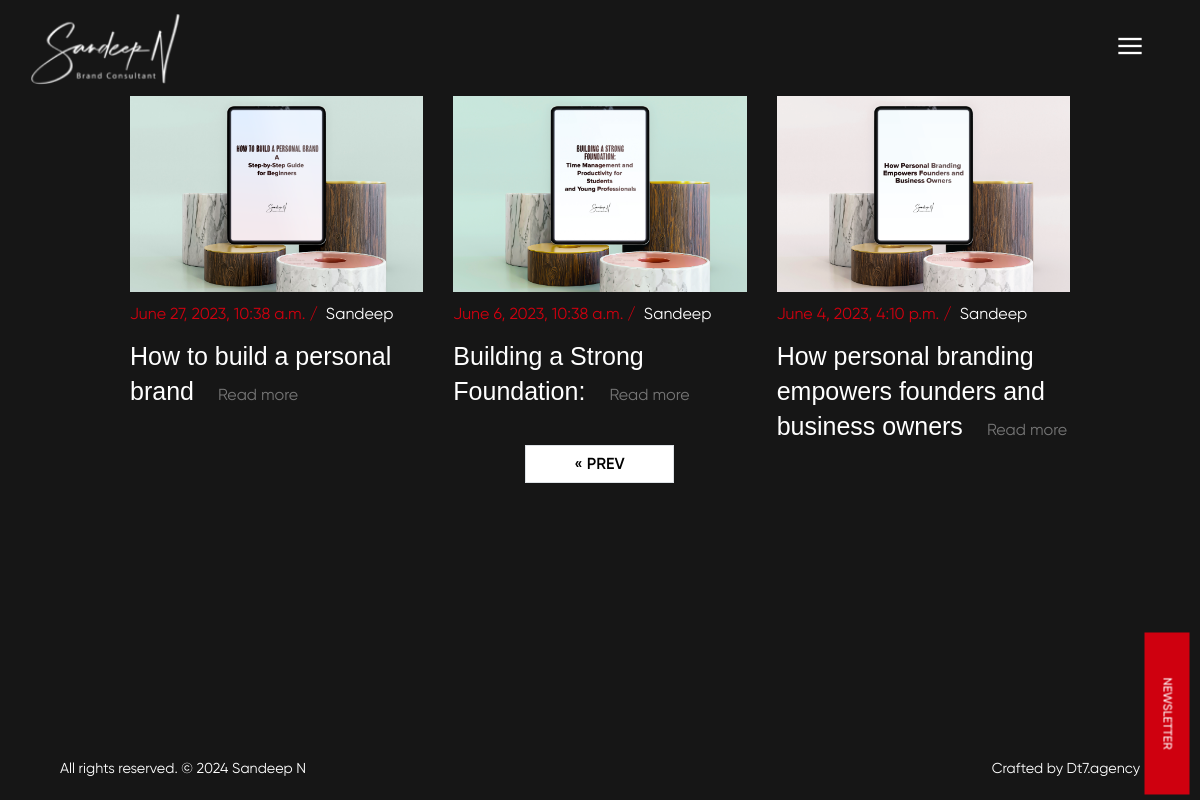
Screenshot of /blog-grid/?page=2 with the database file from the repository.
### app/models.py (models this page shows, shortened)
class Blog(models.Model):
    category = models.ForeignKey(Category,on_delete=models.CASCADE, null=True)
    Title = models.CharField(max_length=500,default=" ")
    CreatedAt = models.DateTimeField(default=datetime.now)
    CreatedName = models.CharField(max_length=100)
    BodyTitle = models.CharField(max_length=200,null=True)
    Body = RichTextField()
    SlugLink = models.SlugField(max_length=200)
    Image = models.ImageField(upload_to='uploads/')

### app/views.py (the view)
# urls.py: path('blog-grid/',blog,name="blog-grid"),
def blog(request):
    blog_items = Blog.objects.filter().order_by("-id")  # Assuming you retrieve all blog items from your model
    paginator = Paginator(blog_items, 6)  # Show 6 blog items per page
    page_number = request.GET.get('page')
    try:
        blog_page = paginator.page(page_number)
    except PageNotAnInteger:
        blog_page = paginator.page(1)
    except EmptyPage:
        blog_page = paginator.page(paginator.num_pages)
    context = {
        'blog_item': blog_page,  # Pass the paginated page object to the template
        'post': blog_page,  # This is used in your template for pagination checking
    }
    return render(request, 'uifiles/blog.html', context)

### templates/uifiles/blog.html (shortened to what this page needs)
{% extends 'uifiles/base.html' %}
{% load static %}
{% block content %}
<section class="blog-grid-sec pt-5">
    <div class="container">
        <div class="row">
            {% for bloginfo in blog_item %}
            <div class="col-lg-4 news-item-wrap pt-5">
                <div class="news-item">
                    <a class="news-link" href="blog.html">
                       <a href="/blog-details/{{bloginfo.SlugLink}}"><span class="news-item__img"><img src="{{bloginfo.Image.url}}" alt="Image"></span></a>
                        <span class="news-item__info mt-2">
                            <span class="news-item__info-date">{{bloginfo.CreatedAt}} /</span>
                            <a href="/blog-details/{{bloginfo.SlugLink}}"><span class="news-item__info-tag">{{bloginfo.CreatedName}}</span></a>
                        </span>
                        <a href="/blog-details/{{bloginfo.SlugLink}}"><span class="news-item__title">{{bloginfo.Title}}</span></a>
                    </a>
                    <a class="vlt-read-more-link" href="/blog-details/{{bloginfo.SlugLink}}">
                        Read more
                    </a>
                </div>
            </div>
            {% endfor %}
        </div>
        <div class="row">
            <div class="col-lg-12">
              {% if post.has_other_pages %}
            <nav aria-label="Page navigation conatiner">
              <ul class="pagination d-flex justify-content-center">
                {% if post.has_previous %}
                  <li class="px-3"><a href="?page={{ post.previous_page_number }}" class="page-link px-5 mb-5 text-dark" >&laquo; PREV </a></li>
                {% endif %}
              </ul>
            </nav>
          {% endif %}
            </div>
          </div>
    </div>
</section>
{% endblock %}

### templates/uifiles/base.html (shortened to what this page needs)
{% load static %}
<!DOCTYPE html>
<html class="no-js vlt-is--homepage vlt-is--footer-fixed" lang="en">
<head>
	<link href="https://cdn.jsdelivr.net/npm/bootstrap@5.3.3/dist/css/bootstrap.min.css" rel="stylesheet">
	<link rel="stylesheet" href="{% static 'assets/css/framework/bootstrap.min.css' %}">
	<link rel="stylesheet" href="{% static 'assets/fonts/Gilroy/style.css' %}">
	<link rel="stylesheet" href="{% static 'assets/fonts/LineIcons/Pro-Regular/font-css/LineIcons.css' %}">
	<link rel="stylesheet" href="{% static 'assets/css/vlt-plugins.min.css' %}">
	<link rel="stylesheet" href="{% static 'assets/css/vlt-main.min.css' %}">
	<link rel="stylesheet" href="{% static 'assets/css/custom.css' %}">
	<link href="https://cdnjs.cloudflare.com/ajax/libs/font-awesome/6.0.0-beta3/css/all.min.css" rel="stylesheet">
</head>
<body class=" animsition">
	<header class="vlt-header vlt-header--default">
		<div class="vlt-navbar vlt-navbar--main vlt-navbar--transparent vlt-navbar--sticky">
			<div class="vlt-navbar-inner">
				<div class="vlt-navbar-inner--left">
					<a class="vlt-navbar-logo" href="/"><img src="{% static 'assets/img/root/logo.png' %}" alt="logo"></a>
				</div>
				<div class="vlt-navbar-inner--right">
					<div class="d-flex align-items-center">
						<a class="vlt-menu-burger js-offcanvas-menu-open" href="#">
							<svg xmlns="http://www.w3.org/2000/svg" width="24" height="24" viewBox="0 0 24 24" fill="none" stroke="currentColor" stroke-width="2" stroke-linecap="square" stroke-linejoin="round">
								<line x1="3" y1="12" x2="21" y2="12" />
								<line x1="3" y1="6" x2="21" y2="6" />
								<line x1="3" y1="18" x2="21" y2="18" />
							</svg>
						</a>
					</div>
				</div>
			</div>
		</div>
	</header>
    {% block content %}
    {% endblock %}
	<footer class="vlt-footer vlt-footer--default vlt-footer--fixed ">
		<div class="vlt-footer-copyright">
			<p>All rights reserved. © 2024 <a href="#" target="_blank">Sandeep N</a></p>
		</div>
		<div class="vlt-footer-copyright">
			<p>Crafted by <a href="https://dt7.agency/" target="_blank">Dt7.agency</a></p>
			<div class="sticky-icon" >
				<a class="vlt-btn vlt-btn--primary vlt-btn--md vlt-btn-invite" data-bs-toggle="modal" href="#news-letter-Popup">newsletter</a>
				</div>
		</div>
	</footer>
</body>
</html>

### static/assets/css/custom.css (style rules this page uses)
.vlt-navbar .vlt-navbar-inner { padding: 2rem 3.5rem; }
.vlt-navbar .vlt-navbar-logo img { display: block; height: 5rem; position: absolute; left: 2.5%; top: 10%; }
.vlt-footer { padding: 0% 5% 1.5%; }
.vlt-footer-copyright { font-size: 0.9rem; pointer-events: auto }
.news-item__title { font-family: "NeueMontreal-Medium", sans-serif; font-size: 25px; line-height: 130%; color: #fff; padding-right: 20px; }
.news-item__info { display: -webkit-flex; display: flex; align-items: center; margin-bottom: 12px; }
.news-item__info-date { margin-right: 0.5rem; color:rgb(207, 0, 15); }
.news-item__info-tag { color: #fff; }
.page-link { color: #000 !important; font-weight: 600; }
.sticky-icon { position: fixed; bottom: 8%; right: -4%; transform: rotate(90deg); }

### rows the page displays
Blog: Image (picture), CreatedAt "June 27, 2023, 10:38 a.m.", CreatedName "Sandeep", Title "How to build a personal brand"
Blog: Image (picture), CreatedAt "June 6, 2023, 10:38 a.m.", CreatedName "Sandeep", Title "Building a Strong Foundation:"
Blog: Image (picture), CreatedAt "June 4, 2023, 4:10 p.m.", CreatedName "Sandeep", Title "How personal branding empowers founders and business owners"
